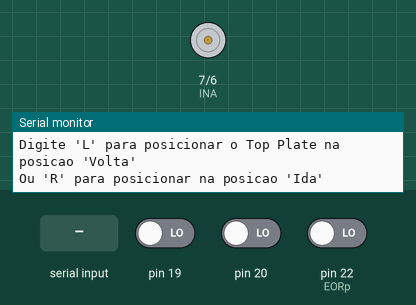
Simulated run of this sketch. Board: Arduino Mega 2560, built with avr-gcc and run on an emulated ATmega2560. Shown: motor-driver pin pairs drawn as motors (green arrow = first pin HIGH = forward, orange = second pin HIGH = backward, longer = more drive, scaled by the enable pin), the last lines printed to the serial monitor. Inputs (shaded band) come from the test bench; at power-on: pin 22 (EORp) LOW, pin 19 LOW, pin 20 LOW.

Above: at 0.9 s.
1.0 s: "R90\n" received over Serial
At 1.7 s:
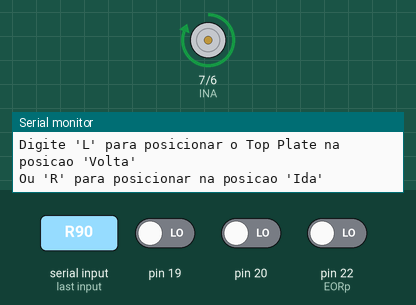
2.5 s: pin 22 (EORp) driven HIGH
At 2.9 s:
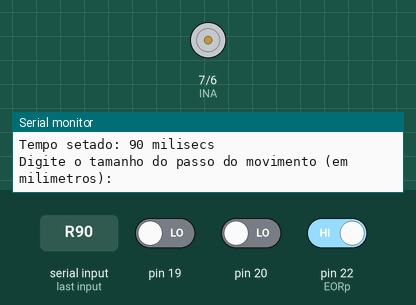
4.0 s: "90,45\n" received over Serial
5.5 s: byte 66 ('B') received over Serial
At 6.5 s:
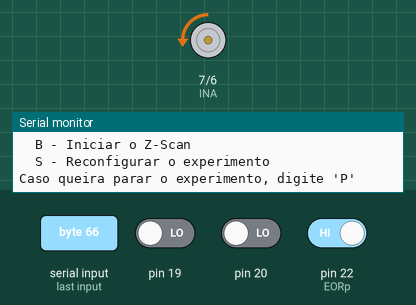
Timing chart, 0 to 8.0 s (numbered marks = the images above; inputs shaded):
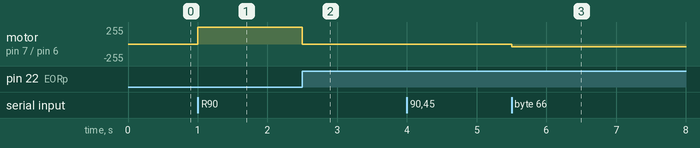

Measured:
- after the input at 1.0 s, motor on pin 7 (INA) / pin 6 (INB): stopped → forward 255/255 at once
- after the input at 2.5 s, motor on pin 7 (INA) / pin 6 (INB): forward 255/255 → stopped at once
- after the input at 5.5 s, motor on pin 7 (INA) / pin 6 (INB): stopped → backward 40/255 at once

The sketch:

z_scan.ino
```cpp
#include "UTS150CC.h"

UTS150CC module;

//  Functions Prototypes
void setupZScan(void);
void choiceSide(void);
void menu(void);
void iniciar(void);
void reSetup(void);

// Global Variables
long int timeStop = 0;
float distance = 0;
boolean sentido = true;

void setup() {
  Serial.begin(115200);
  Serial.setTimeout(10000);

  choiceSide();
  setupZScan();

  menu();
}

void loop() {
   char opt = Serial.read();

   switch(opt){
    case 'B':
      iniciar();
      break;
    case 'S':
      reSetup();
      break;
    default:
      break;
   }
}


void setupZScan(){
  Serial.println("\nDigite o tempo (em milissegundos) em que o Top Plate ficará parado: ");
  timeStop = Serial.parseInt();

  if(Serial.read() == '\n'){
    Serial.print("Tempo setado: ");
    Serial.print(timeStop);
    Serial.println(" milisecs");
  }

  Serial.println("Digite o tamanho do passo do movimento (em milimetros): ");
  distance = Serial.parseFloat();

  if(Serial.read() == '\n'){
    Serial.print("Distancia setada: ");
    Serial.print(distance);
    Serial.println(" mm\n");
  }

  if (!sentido)
    distance = -distance;

  module.set_distance(distance);
}

void choiceSide(){
  Serial.print("Escolha uma das extremidades para comecar!!\n");
  Serial.print("Digite 'L' para posicionar o Top Plate na posicao 'Volta'\n");
  Serial.print("Ou 'R' para posicionar na posicao 'Ida'");

  char opt;

  while(opt != 'R' || opt != 'L'){
    if(Serial.read() == 'R'){
      module.go_EORp();
      sentido = false;
      break;
    }
    else if (Serial.read() == 'L'){
      module.go_EORm();
      sentido = true;
      break;
    }
  }
}

void menu(){
  Serial.println("\t\tZ-Scan options: ");
  Serial.println("\tB - Iniciar o Z-Scan");
  Serial.println("\tS - Reconfigurar o experimento");
}

void reSetup(){
  choiceSide();
  setupZScan();

  menu();
}

void iniciar(){
  Serial.println("Caso queira parar o experimento, digite 'P'");

  while(Serial.read() != 'P'){
    module.move_plate();
    delay(timeStop);
  }

  Serial.println("Z-Scan Parado\n");
  menu();
}
```

UTS150CC.cpp
```cpp
#include "UTS150CC.h"

#define tstBit(Y, bit) (Y & (1 << bit))		// Macro de leitura de registrador de GPIO

UTS150CC *ptrToUTCClass; // ponteiro para objetos da classe UTS150CC

// Membros estáticos que auxiliam na chamada dos métodos que serão executados quando ocorrem as interrupções
static void InterrputHandler0(void){
	ptrToUTCClass->ai0();
}

static void InterrputHandler1(void){
	ptrToUTCClass->ai1();
}

UTS150CC::UTS150CC(){							// Construtor da classe
	pinMode(EORp, INPUT);
	pinMode(EORm, INPUT);
	pinMode(Mech, INPUT);
	pinMode(index, INPUT);

	pinMode(INA, OUTPUT);
	pinMode(INB, OUTPUT);

	ptrToUTCClass = this;	// O ponteiro recebe o endereço do próprio objeto

	enable_interrupt(); // Ativando as interrupcoes

  	pulse_count = 0;
}

void UTS150CC::moveLeft(uint8_t speed){			// Motor girar no sentido negativo
	/*Comandos para a Ponte H que viabilizam o motor girar, no sentido NEGATIVO
	(de acordo com o manual do UTS). A velocidade varia com o valor passado
	como argumento em 'speed', 1 (lento / 0.04 V) - 255 (rápido / 12 V)*/

	analogWrite(pwmPin, speed);
	digitalWrite(INA, LOW);
	digitalWrite(INB, HIGH);
}

void UTS150CC::moveRight(uint8_t speed){		// Motor girar no sentido positivo
	/*Comandos para a Ponte H que viabilizam o motor girar, no sentido POSITIVO
	(de acordo com o manual do UTS). A velocidade varia com o valor passado
	como argumento em 'speed', 1 (lento / 0.04 V) - 255 (rápido / 12 V)*/

	analogWrite(pwmPin, speed);
	digitalWrite(INA, HIGH);
	digitalWrite(INB, LOW);
}

void UTS150CC::stop(){							// Para o motor
	// Comandos para a Ponte H PARAR o motor
	digitalWrite(INA, LOW);
	digitalWrite(INB, LOW);
}

void UTS150CC::go_EORp(){						// Desloca o Top Plate do deslocador até a posição EOR+
	/* Função para fazer o Top Plate se locomover até a extremidade onde está localizada
	 	a chave de fim de curso '+' ou EOR+ (conforme o manual)*/

	unable_interrupt(); 		// desabilita as interrupcoes

	do{
		moveRight(255);
	} while(digitalRead(EORp) == LOW);
	stop();
}

void UTS150CC::go_EORm(){						// Desloca o Top Plate do deslocador até a posicao EOR-
	/* Função para fazer o Top Plate se locomover até a extremidade onde está localizada
	 	a chave de fim de curso '-' ou EOR- (conforme o manual)*/

	unable_interrupt (); 		// desabilita as interrupcoes

	do{
		moveLeft(255);
	} while(digitalRead(EORm) == LOW);
	stop();
}

void UTS150CC::go_home(){						// Desloca o Top Plate do deslocador até a posição de Home
	/* Função para movimentar o Top Plate até a posição de 'Home'
	conforme o manual UTS.
	*/

	unable_interrupt();			// desabilita as interrupcoes

	if(digitalRead(Mech) == HIGH){		// verifica se o top plate está próximo ao EOR-
		do{
			moveRight(255);
		}while(digitalRead(Mech) == HIGH);
		stop();
		delay(10);

		do {
			moveRight(35);
		} while(!tstBit(PIND, 0));		// lê o registrador referente ao pino 21 onde está conectado o pino index
		stop();
		go_home();
	} else {							// --------------------------------------- EOR+
		do {
			moveLeft(255);
		} while (digitalRead(Mech) == LOW);
		stop();
		delay(10);

		do {
			moveRight(35);
		} while (!tstBit(PIND, 0));
		stop();
	}
}

void UTS150CC::enable_interrupt(){				// Habilita as Interrupções do MEGA2560
	// Ativa as interrupções nos pinos 20 e 19 em modo CHANGE (mudança de estado)
	attachInterrupt(digitalPinToInterrupt(20), InterrputHandler0, CHANGE);
	attachInterrupt(digitalPinToInterrupt(19), InterrputHandler1, CHANGE);
}

void UTS150CC::unable_interrupt(){				// Desabilita as Interrupções do MEGA2560
	// Desativa as interrupções
	detachInterrupt(digitalPinToInterrupt(20));
	detachInterrupt(digitalPinToInterrupt(19));
}

long int UTS150CC::mmtoum(float pos){ 			// Converte um valor de distância de milimmetros (mm) para Micrômetros (um)
	/*converte a distancia desejada (em mm) para micrometros (um)
	Além disso, conforme o manual, a menor medida de deslocamento é 0.3 micrômetros.
	Enquanto que a resolução do Encoder acoplado ao motor é 0.1 micrometro.
	Sendo assim, o valor digitado em milimetros, pelo usuário, é convertido em micrometros que equivale a leitura do encoder
	*/

	return 10000 * pos;
}

void UTS150CC::set_distance(float d){			// Setter do Atributo privado 'distance' que é a distância desejada pelo usuário
	// O atributo privado 'distance' recebe o valor passado como argumento 'd' (em milimetros)
	distance = d;

	value_ref = mmtoum(distance);		// converte a distancia desejada do usuário em formato de micrometros
}

float UTS150CC::get_distance(){					// Getter do Atributo privado 'distance'
	// Getter do atributo privado distance (distancia desejada pelo usuario)
	return distance;
}

void UTS150CC::ai0(void){						// Função chamada pela ativação da interrupção conectadao ao pino Encoder A
	if(tstBit(PIND, PD3)){			// Se EncoderAb is HIGH
		if (tstBit(PINE, PE4))		// Se EncoderBb is HIGH
			pulse_count++;
		else						// Se EncoderBb is LOW
			pulse_count--;
	} else {						// Se EncoderAb is LOW
		if(tstBit(PINE, PE4))		// Se EncoderBb is HIGH
			pulse_count--;
		else						// Se EncoderBB is LOW
			pulse_count++;
	}
}

void UTS150CC::ai1(void){						// Função chamada pela ativição da interrupção conectada ao pino Encoder B
	if(tstBit(PINE, PE4)){			// EncoderBb is HIGH
		if(tstBit(PIND, PD3))		// EncoderAb is HIGH
			pulse_count--;
		else						// EncoderAb is LOW
			pulse_count++;
	} else {						// EncoderBb is LOW
		if(tstBit(PIND, PD3))		// EncoderAb is HIHG
			pulse_count++;
		else
			pulse_count--;			// EncoderAb is LOW
	}
}

long int UTS150CC::get_distanceRunned(){			// Retorna a distancia percorrida pelo Top Plate em micrometros
	// A partir da variável "pulse_count" retorna a distância percorrida (em um) pelo Top Plate
	return pulse_count;
}

void UTS150CC::move_plate(){					// Desloca o Top plate para a distancia desejada pelo usuário
	// compara os atributos distance e pulse_count para realizar o movimento do TOP plate
	pulse_count = 0;

	enable_interrupt();				// Habilita as interrupções

	if(value_ref > pulse_count){
		do{
			moveRight(40);
		} while((pulse_count < (value_ref - 5000)) || (tstBit(PINA, PA0)));	// Top plate moves in Right Direction while the difference between distance and pulse_count is less then 5000 OR EORp is LOW (to avoid doubt in motor DC)

		do{
			moveRight(37);
		} while((pulse_count < (value_ref - 1000)) || (tstBit(PINA, PA0)));

		do{
			moveRight(33);
		}while((pulse_count <= value_ref) || (tstBit(PINA, PA0)));

		stop(); // Stop the Top Plate moviment

	} else if (value_ref <= pulse_count){
		do{
			moveLeft(40);
		}while ((pulse_count > (value_ref + 5000)) || (tstBit(PINA, PA4)));

		do{
			moveLeft(37);
		}while ((pulse_count > (value_ref + 1000)) || (tstBit(PINA, PA4)));
		do {
			moveLeft(33);
		}while((pulse_count >= value_ref) || (tstBit(PINA, PA4)));

		stop();

	} else
		stop();
}
```

UTS150CC.h
```cpp
#ifndef _UTS150CC_H_
#define _UTS150CC_H_

#include <Arduino.h>

// Definição dos pinos utilizados Arduino Mega e conectados ao módulo
#define encA 20
#define encB 19
#define index 21
#define indexb 3
#define encAb 18
#define encBb 2
#define EORp 22		// Pino conectado ao EOR+ (ida)
#define EORm 26		// -------------- ao EOR- (volta)
#define Mech 30		// Mechanical Zero

// Definição dos pinos conectados à Ponte H
#define INA 7
#define INB 6
#define pwmPin 5

class UTS150CC{
public:
	UTS150CC();
	void go_EORp();	// Prototipo do método que faz o Top Plate ir para a posicao de EOR+ ou ida
	void go_EORm(); // ------------------------------------------------------------ EOR- ou volta
	void go_home(); // ----------------------------------------------- a home position

	void set_distance(float d);				// setter da variavel PRIVADA distance

	long int get_distanceRunned();				// Prototipo que retorna a distancia percorida pelo Top Plate (O contador de pulsos convertido em distancia)
	float get_distance();					// retorna o valor da distancia desejada pelo usuário	(getter da variável privada distance )

	void move_plate(); 						// executa o movimento

	void ai0();
	void ai1();

private:
	void moveLeft(uint8_t speed);
	void moveRight(uint8_t speed);
	void stop();

	long int mmtoum (float pos); 		// Converte de milimetros para micrometros

	void enable_interrupt();			// Habilita as interrupções
	void unable_interrupt();			// Desabilita

	volatile long int pulse_count;		// contador de pulsos gerados pelo encoder
	float distance; 					// distancia (em milimetros) desejada pelo usuario
	long int value_ref;					// numero de pulsos da distancia desejada pelo usuario
};


#endif
```
